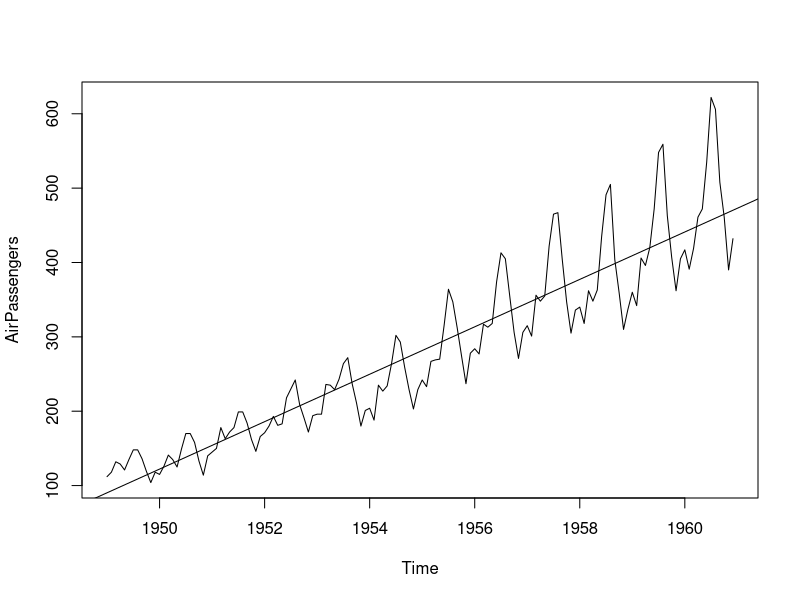
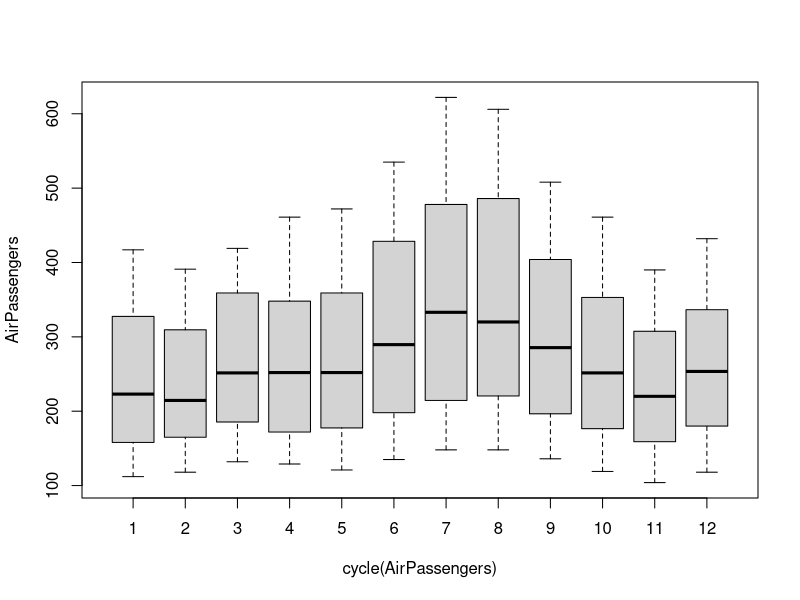
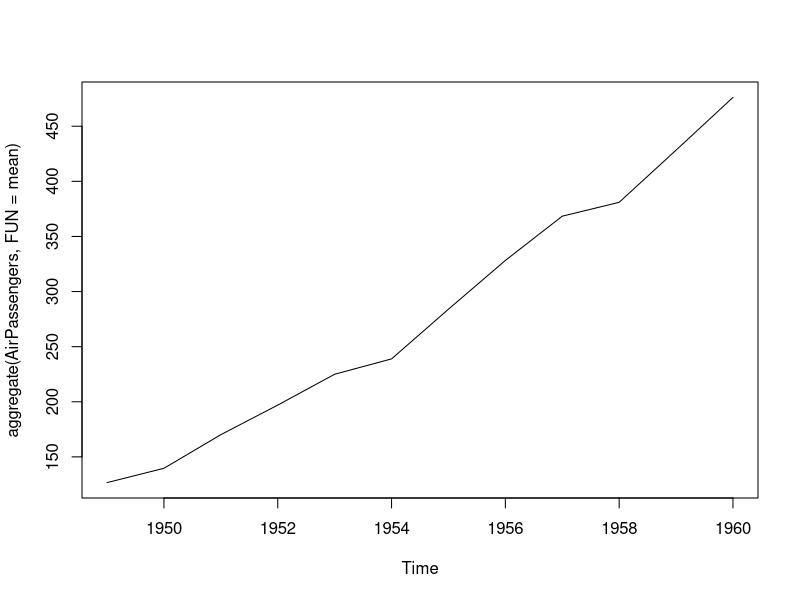
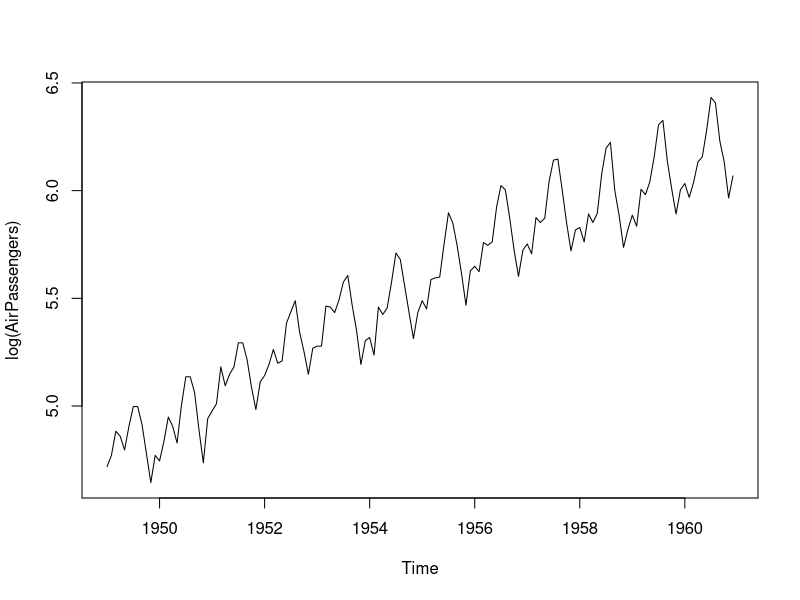
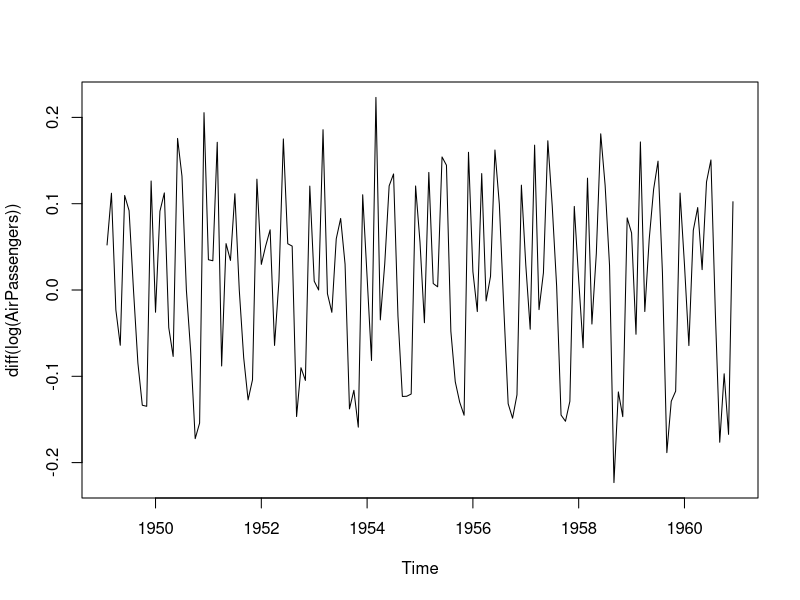
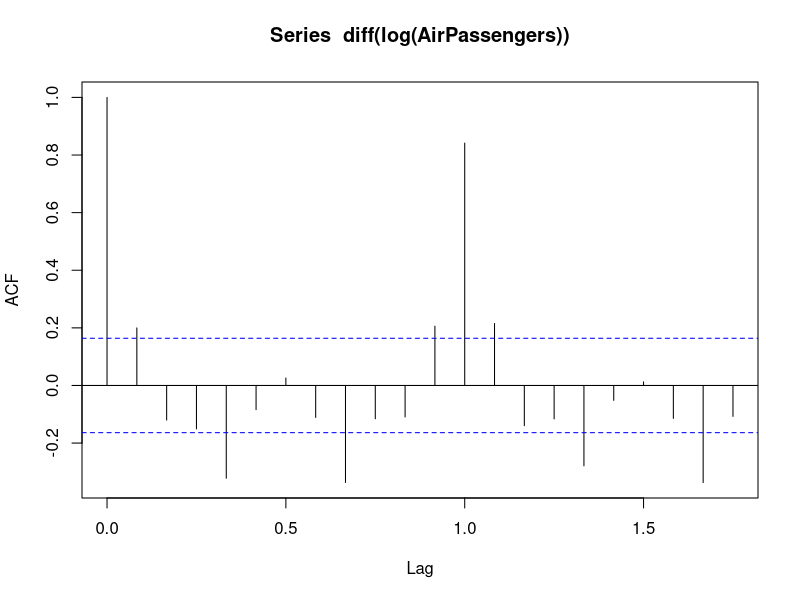
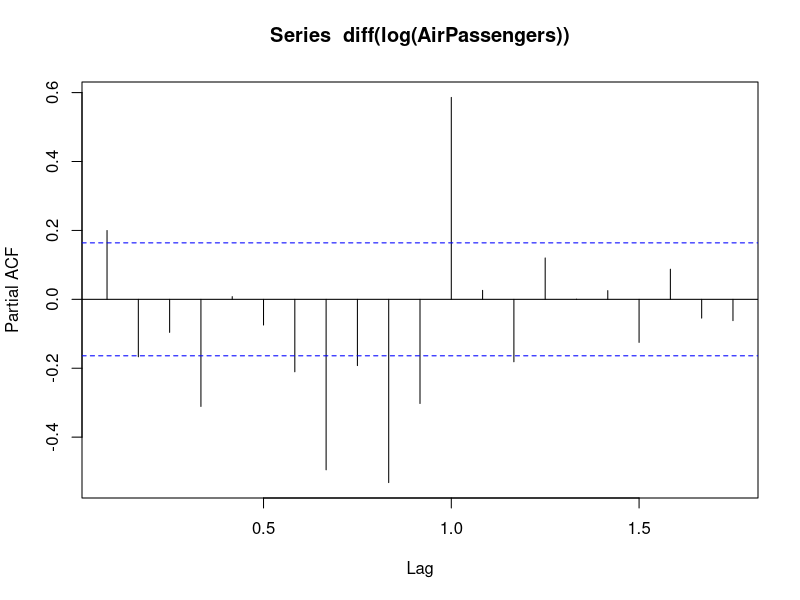
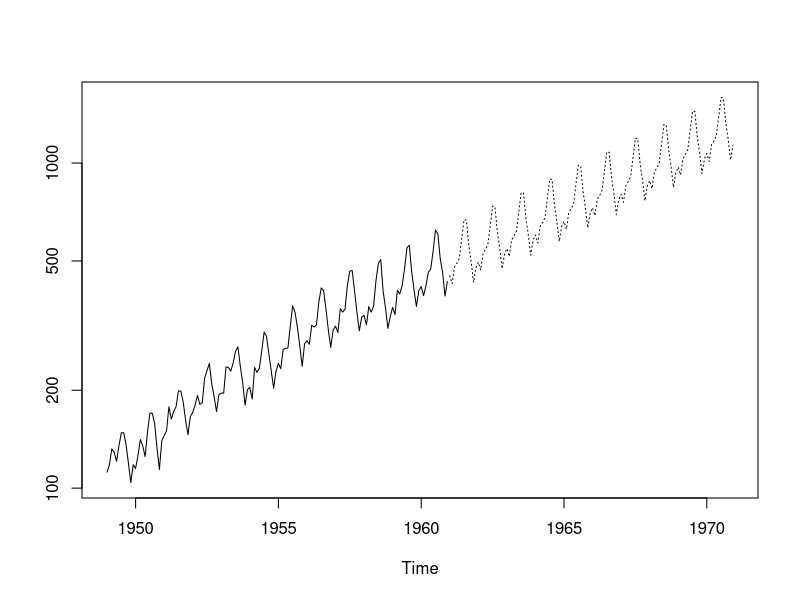

Recreate these plots in R, in order.
#predict sales 
data("AirPassengers")
class(AirPassengers)
#class is time series
start(AirPassengers)
end(AirPassengers)
summary(AirPassengers)
plot(AirPassengers)
#mean and variance both are increasing. seasonal effect also there
#have to make the data stationary. 
abline(reg = lm(AirPassengers~time(AirPassengers)))
#checking cyclicity
cycle(AirPassengers)
#seasonality
boxplot(AirPassengers~cycle(AirPassengers))
#Trend
plot(aggregate(AirPassengers, FUN= mean))
#mean is increasing.

plot(log(AirPassengers))
#variance has become equal in above plot.
#now make mean equal.
plot(diff(log(AirPassengers)))
#hence mean , variance is constant and no seasonality and trend
#hence its stationary
#we can now implement ARMA model
#ARIMA.. Auto regressive moving average.
#pdq - p is auto regression
#d is differentiation
#q is for moving average
#lag is how the past value is correlated to current value
acf(diff(log(AirPassengers))) #determing q value
#q = 1
#p value is 1 as first line is 0 2nd is 1 and after one its negative. '
pacf(diff(log(AirPassengers)))
#p is 0 because 2nd line is negative
#d value is number of times differentiated = 1
#pdq 0,1,1
fit <- arima(log(AirPassengers),c(0,1,1),seasonal = list(order = c(0,1,1),period = 12))

#predict using the above fit for the next 10 years monthwise
pred <- predict(fit,n.ahead = 10*12)
pred1 <-2.718^pred$pred
#plotting the prediction below
ts.plot(AirPassengers,pred1,log = 'y',lty= c(1,3))

#compare accuracy of model 
datawide <- ts(AirPassengers,frequency = 12, start = c(1949,1),end = c(1959,12))
fit <- arima(log(datawide),c(0,1,1),seasonal = list(order= c(0,1,1),period=12))
pred <- predict(fit, n.ahead = 10*12)

pred1 <- 2.718^pred$pred
data1 <- head(pred1,12)
data1
predict_1960 <- round(data1,digits = 0)
original_1960 <- tail(AirPassengers,12)
